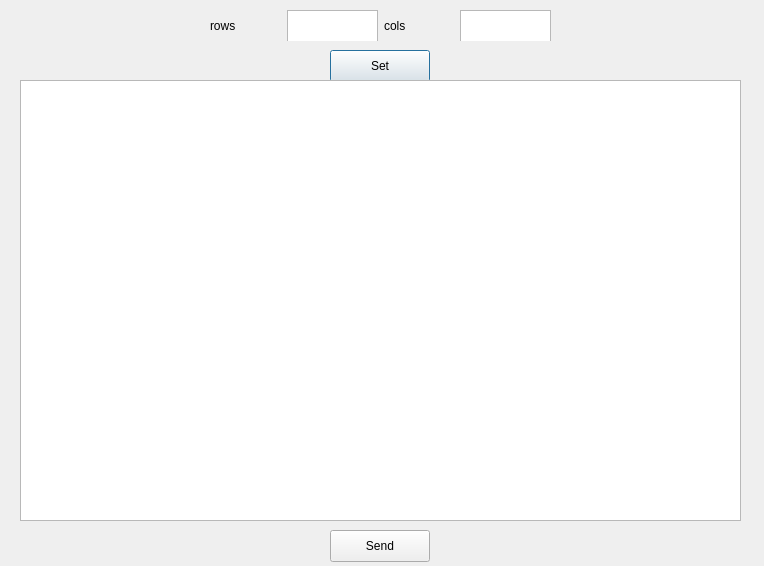
<?xml version="1.0" encoding="UTF-8"?>
<ui version="4.0">
 <class>MatrixMode</class>
 <widget class="QDialog" name="MatrixMode">
  <property name="geometry">
   <rect>
    <x>0</x>
    <y>0</y>
    <width>764</width>
    <height>566</height>
   </rect>
  </property>
  <property name="windowTitle">
   <string>Dialog</string>
  </property>
  <widget class="QWidget" name="gridLayoutWidget">
   <property name="geometry">
    <rect>
     <x>210</x>
     <y>10</y>
     <width>341</width>
     <height>31</height>
    </rect>
   </property>
   <layout class="QGridLayout" name="gridLayout">
    <item row="0" column="1">
     <widget class="QTextEdit" name="textEdit_rows">
      <property name="sizePolicy">
       <sizepolicy hsizetype="Fixed" vsizetype="Fixed">
        <horstretch>0</horstretch>
        <verstretch>0</verstretch>
       </sizepolicy>
      </property>
      <property name="minimumSize">
       <size>
        <width>91</width>
        <height>41</height>
       </size>
      </property>
      <property name="maximumSize">
       <size>
        <width>91</width>
        <height>41</height>
       </size>
      </property>
     </widget>
    </item>
    <item row="0" column="0">
     <widget class="QLabel" name="label">
      <property name="enabled">
       <bool>true</bool>
      </property>
      <property name="text">
       <string>rows</string>
      </property>
     </widget>
    </item>
    <item row="0" column="3">
     <widget class="QLabel" name="label_2">
      <property name="enabled">
       <bool>true</bool>
      </property>
      <property name="text">
       <string>cols</string>
      </property>
     </widget>
    </item>
    <item row="0" column="4">
     <widget class="QTextEdit" name="textEdit_cols">
      <property name="sizePolicy">
       <sizepolicy hsizetype="Fixed" vsizetype="Fixed">
        <horstretch>0</horstretch>
        <verstretch>0</verstretch>
       </sizepolicy>
      </property>
      <property name="minimumSize">
       <size>
        <width>91</width>
        <height>41</height>
       </size>
      </property>
      <property name="maximumSize">
       <size>
        <width>91</width>
        <height>41</height>
       </size>
      </property>
     </widget>
    </item>
   </layout>
  </widget>
  <widget class="QPushButton" name="pushButton">
   <property name="geometry">
    <rect>
     <x>330</x>
     <y>50</y>
     <width>100</width>
     <height>32</height>
    </rect>
   </property>
   <property name="text">
    <string>Set</string>
   </property>
  </widget>
  <widget class="QTableWidget" name="tableWidget">
   <property name="geometry">
    <rect>
     <x>20</x>
     <y>80</y>
     <width>721</width>
     <height>441</height>
    </rect>
   </property>
  </widget>
  <widget class="QPushButton" name="pushButton_Send">
   <property name="geometry">
    <rect>
     <x>330</x>
     <y>530</y>
     <width>100</width>
     <height>32</height>
    </rect>
   </property>
   <property name="text">
    <string>Send</string>
   </property>
  </widget>
 </widget>
 <resources/>
 <connections/>
</ui>
